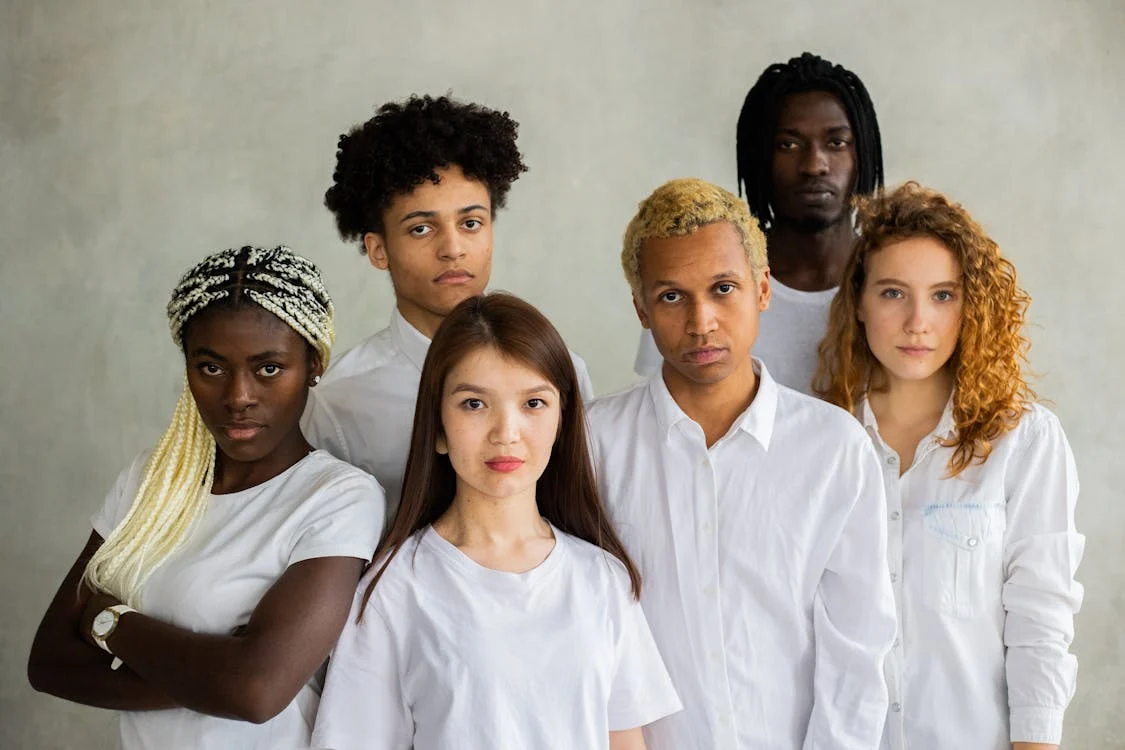
#> input picture img/pexels-photo-6238122.webp, 1125 x 750 px
$ python main.py
#> lines starting #> are read from the running program, lines starting #| are printed output that depends on the picture; after the words box and inside, x2 and y2 are one past the last pixel; in counts of white or black regions, pixels touching at a corner belong together
import cv2

imagem = cv2.imread("img/pexels-photo-6238122.webp")
#> imagem is the input picture: shape (750, 1125, 3); mean B, G, R 144.2, 153.9, 161.7


detector_face = cv2.CascadeClassifier(cv2.data.haarcascades + 'haarcascade_frontalface_default.xml')
imagem_gray = cv2.cvtColor(imagem, cv2.COLOR_BGR2GRAY)
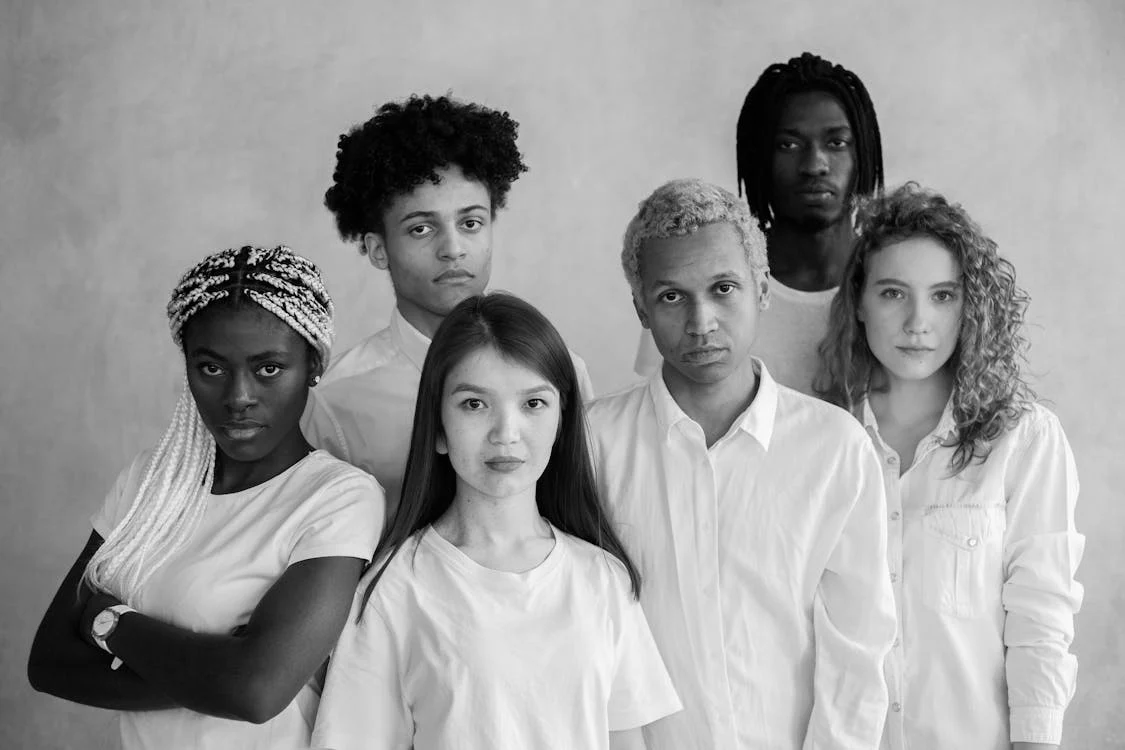
#> imagem_gray: shape (750, 1125); min 0, max 255, mean 155.2
deteccoes = detector_face.detectMultiScale(imagem_gray, scaleFactor=1.1, minNeighbors=5, minSize=(30, 30))
#> deteccoes = [[854, 249, 123, 123], [751, 95, 119, 119], [387, 175, 123, 123], [627, 237, 146, 146], [430, 349, 147, 147], [172, 318, 131, 131]]

for x, y, largura, altura in deteccoes:
  cv2.rectangle(imagem, (x, y), (x + largura, y + altura), (255, 0, 0), 2)
#> this loop made 6 passes
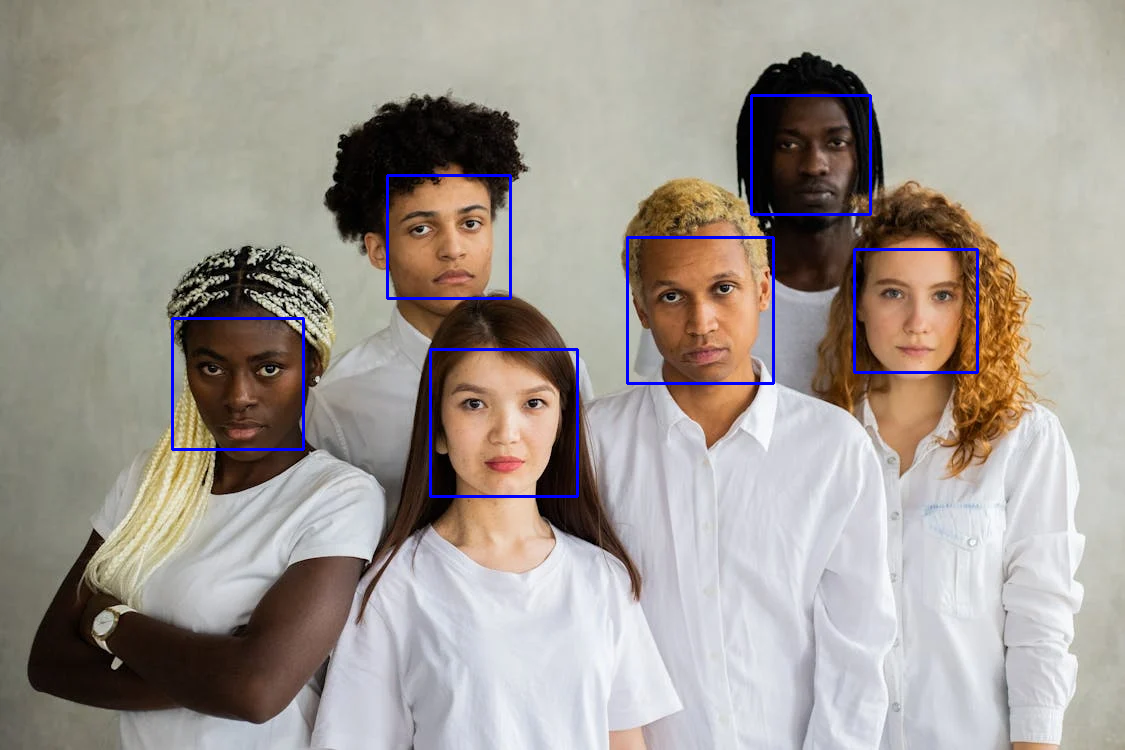
#> imagem: shape (750, 1125, 3); 1.12% of pixels changed, all inside (x1, y1, x2, y2) = (171, 94, 979, 498)
cv2.imshow("Deteccco de rostos:", imagem)
cv2.waitKey(0)
cv2.destroyAllWindows()
